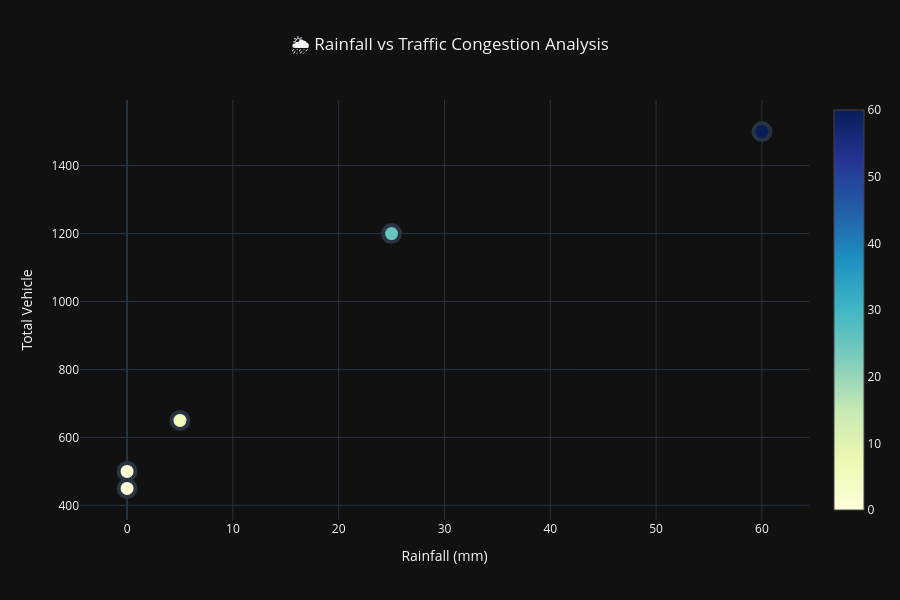

Write notebook code for a chart like this one.
### Code cell
# Interactive Live Scatter Chart
fig = go.Figure()

fig.add_trace(
    go.Scatter(
        x = df['rainfall_mm'],
        y = df['vehicle_count'],
        mode = 'markers',
        marker = dict(size=17,color=df['rainfall_mm'],colorscale='YlGnBu',showscale=True,line=dict(width=4)),
        hovertemplate='<b>Rainfall:</b> %{x} mm<br>' + '<b>Total Vehicles:</b> %{y}<br>' +'<extra></extra>'))

fig.update_layout(
    title='🌦️ Rainfall vs Traffic Congestion Analysis',
    title_x=0.5,
    template='plotly_dark',
    height=600,
    xaxis_title='Rainfall (mm)',
    yaxis_title='Total Vehicle'
)

fig.show()

### Figure 1 — Plotly figure (JSON) as saved in the notebook; plotly's stock layout.template omitted (floating-point values rounded to 4 significant figures)
{"data": [{"hovertemplate": "<b>Rainfall:</b> %{x} mm<br><b>Total Vehicles:</b> %{y}<br><extra></extra>", "marker": {"color": [0.0, 5.0, 25.0, 0.0, 60.0], "colorscale": [[0, "rgb(255,255,217)"], [0.125, "rgb(237,248,177)"], [0.25, "rgb(199,233,180)"], [0.375, "rgb(127,205,187)"], [0.5, "rgb(65,182,196)"], [0.625, "rgb(29,145,192)"], [0.75, "rgb(34,94,168)"], [0.875, "rgb(37,52,148)"], [1, "rgb(8,29,88)"]], "line": {"width": 4}, "showscale": true, "size": 17}, "mode": "markers", "type": "scatter", "x": [0.0, 5.0, 25.0, 0.0, 60.0], "y": [450, 650, 1200, 500, 1500]}], "layout": {"height": 600, "title": {"text": "🌦️ Rainfall vs Traffic Congestion Analysis", "x": 0.5}, "xaxis": {"title": {"text": "Rainfall (mm)"}}, "yaxis": {"title": {"text": "Total Vehicle"}}}}
